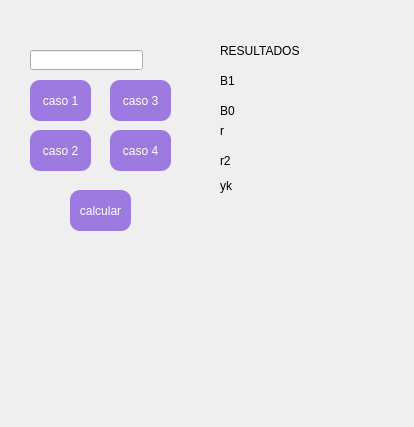
<?xml version="1.0" encoding="UTF-8"?>
<ui version="4.0">
 <class>Dialog</class>
 <widget class="QDialog" name="Dialog">
  <property name="geometry">
   <rect>
    <x>0</x>
    <y>0</y>
    <width>414</width>
    <height>427</height>
   </rect>
  </property>
  <property name="windowTitle">
   <string>Dialog</string>
  </property>
  <property name="styleSheet">
   <string notr="true">QPushButton {
    background-color: #9c7ae0;
    color: white;
    border-radius: 10px;
    padding: 8px;
}

QPushButton:hover {
    background-color: #7f5cd1;
}</string>
  </property>
  <widget class="QWidget" name="widget" native="true">
   <property name="geometry">
    <rect>
     <x>10</x>
     <y>20</y>
     <width>351</width>
     <height>291</height>
    </rect>
   </property>
   <widget class="QLabel" name="label_B0">
    <property name="geometry">
     <rect>
      <x>210</x>
      <y>80</y>
      <width>81</width>
      <height>21</height>
     </rect>
    </property>
    <property name="text">
     <string>B0</string>
    </property>
   </widget>
   <widget class="QLabel" name="label_yk">
    <property name="geometry">
     <rect>
      <x>210</x>
      <y>150</y>
      <width>81</width>
      <height>31</height>
     </rect>
    </property>
    <property name="text">
     <string>yk</string>
    </property>
   </widget>
   <widget class="QLabel" name="label_B1">
    <property name="geometry">
     <rect>
      <x>210</x>
      <y>50</y>
      <width>71</width>
      <height>21</height>
     </rect>
    </property>
    <property name="text">
     <string>B1</string>
    </property>
   </widget>
   <widget class="QPushButton" name="boton_caso3">
    <property name="geometry">
     <rect>
      <x>100</x>
      <y>60</y>
      <width>61</width>
      <height>41</height>
     </rect>
    </property>
    <property name="text">
     <string>caso 3</string>
    </property>
   </widget>
   <widget class="QPushButton" name="boton_calcular">
    <property name="geometry">
     <rect>
      <x>60</x>
      <y>170</y>
      <width>61</width>
      <height>41</height>
     </rect>
    </property>
    <property name="text">
     <string>calcular</string>
    </property>
   </widget>
   <widget class="QPushButton" name="boton_caso1">
    <property name="geometry">
     <rect>
      <x>20</x>
      <y>60</y>
      <width>61</width>
      <height>41</height>
     </rect>
    </property>
    <property name="text">
     <string>caso 1</string>
    </property>
   </widget>
   <widget class="QLabel" name="label_r2">
    <property name="geometry">
     <rect>
      <x>210</x>
      <y>130</y>
      <width>51</width>
      <height>21</height>
     </rect>
    </property>
    <property name="text">
     <string>r2</string>
    </property>
   </widget>
   <widget class="QPushButton" name="boton_caso2">
    <property name="geometry">
     <rect>
      <x>20</x>
      <y>110</y>
      <width>61</width>
      <height>41</height>
     </rect>
    </property>
    <property name="text">
     <string>caso 2</string>
    </property>
   </widget>
   <widget class="QLabel" name="label">
    <property name="geometry">
     <rect>
      <x>210</x>
      <y>20</y>
      <width>101</width>
      <height>21</height>
     </rect>
    </property>
    <property name="text">
     <string>RESULTADOS</string>
    </property>
   </widget>
   <widget class="QLabel" name="label_r">
    <property name="geometry">
     <rect>
      <x>210</x>
      <y>100</y>
      <width>61</width>
      <height>21</height>
     </rect>
    </property>
    <property name="text">
     <string>r</string>
    </property>
   </widget>
   <widget class="QPushButton" name="boton_caso4">
    <property name="geometry">
     <rect>
      <x>100</x>
      <y>110</y>
      <width>61</width>
      <height>41</height>
     </rect>
    </property>
    <property name="text">
     <string>caso 4</string>
    </property>
   </widget>
   <widget class="QLineEdit" name="edit_xk">
    <property name="geometry">
     <rect>
      <x>20</x>
      <y>30</y>
      <width>113</width>
      <height>20</height>
     </rect>
    </property>
    <property name="text">
     <string/>
    </property>
   </widget>
  </widget>
 </widget>
 <resources/>
 <connections/>
</ui>
